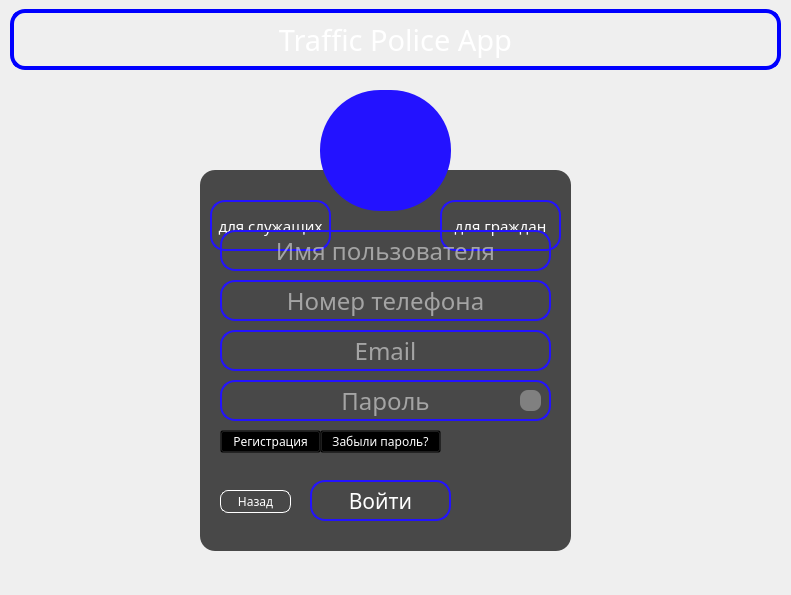
<?xml version="1.0" encoding="UTF-8"?>
<ui version="4.0">
 <class>Menu</class>
 <widget class="QMainWindow" name="Menu">
  <property name="geometry">
   <rect>
    <x>0</x>
    <y>0</y>
    <width>791</width>
    <height>595</height>
   </rect>
  </property>
  <property name="cursor">
   <cursorShape>ArrowCursor</cursorShape>
  </property>
  <property name="windowTitle">
   <string>Traffic Police</string>
  </property>
  <property name="styleSheet">
   <string notr="true">
#form{
background:url(img/pbg4.jpg)
}

QLabel{
color: white;
}

#forgot_password{
background:transparent;
color:white;
}
#forgot_password:hover{
border-radius:8px;
border: 1px solid red;
color:white;
background: transparent;
}
#show_password{
border-radius:8px;
background:grey;
color:white;
}
#show_password:hover{
border-radius:8px;
border: 1px solid red;
color:white;
background:grey;
}

#back{
background:transparent;
border-radius:8px;
border: 1px solid white;
color:white;
}
#back:hover{
background:transparent;
border-radius:8px;
border: 1px solid red;
color:white;
}

#registration{
background:transparent;
color:white;
}
#registration:hover{
border-radius:8px;
border: 1px solid red;
color:white;
background: transparent;
}

#enter_background{
background: rgba(0,0,0,0.7);
border-radius:15px;
}
#registration_frame{
background: rgba(0,0,0,0.7);
border-radius:15px;
}
#icon{
background:#2312ff;
border-radius: 60px;
}

QLineEdit{
background:transparent;
border:2px solid #2312ff;
border-radius:15px;
color:white;
}
QLineEdit:focus{
background:transparent;
border:2px solid red;
border-radius:15px;
color:white;
}
#enter{
border-radius:15px;
color:white;
border:2px solid #2312ff;
background:transparent;
}
#enter:hover{
border-radius:15px;
border:2px solid red;
color:white;
background: transparent;
}
#title{
color:white;
border:4px solid blue;
border-radius:15px;
}
#employee{
background:transparent;
border:2px solid #2312ff;
border-radius:15px;
color:white;
}
#citizen{
background:transparent;
border:2px solid#2312ff;
border-radius:15px;
color:white;
}
#employee:hover{
border-radius:15px;
border:2px solid red;
color:white;
background: transparent;
}
#citizen:hover{
border-radius:15px;
border:2px solid red;
color:white;
background: transparent;
}
#employee:disabled{
border-radius:15px;
border:2px solid red;
color:white;
background: transparent;
}
#citizen:disabled{
border-radius:15px;
border:2px solid red;
color:white;
background: transparent;
}





</string>
  </property>
  <widget class="QWidget" name="form">
   <widget class="QLabel" name="title">
    <property name="geometry">
     <rect>
      <x>10</x>
      <y>9</y>
      <width>771</width>
      <height>61</height>
     </rect>
    </property>
    <property name="font">
     <font>
      <family>Century Gothic</family>
      <pointsize>22</pointsize>
     </font>
    </property>
    <property name="frameShape">
     <enum>QFrame::StyledPanel</enum>
    </property>
    <property name="frameShadow">
     <enum>QFrame::Sunken</enum>
    </property>
    <property name="lineWidth">
     <number>20</number>
    </property>
    <property name="text">
     <string>Traffic Police App</string>
    </property>
    <property name="textFormat">
     <enum>Qt::AutoText</enum>
    </property>
    <property name="scaledContents">
     <bool>false</bool>
    </property>
    <property name="alignment">
     <set>Qt::AlignCenter</set>
    </property>
   </widget>
   <widget class="QFrame" name="enter_background">
    <property name="geometry">
     <rect>
      <x>200</x>
      <y>170</y>
      <width>371</width>
      <height>381</height>
     </rect>
    </property>
    <property name="frameShape">
     <enum>QFrame::StyledPanel</enum>
    </property>
    <property name="frameShadow">
     <enum>QFrame::Raised</enum>
    </property>
    <widget class="QLineEdit" name="password_line">
     <property name="geometry">
      <rect>
       <x>20</x>
       <y>210</y>
       <width>331</width>
       <height>41</height>
      </rect>
     </property>
     <property name="font">
      <font>
       <family>Century Gothic</family>
       <pointsize>18</pointsize>
      </font>
     </property>
     <property name="text">
      <string/>
     </property>
     <property name="maxLength">
      <number>20</number>
     </property>
     <property name="echoMode">
      <enum>QLineEdit::Password</enum>
     </property>
     <property name="alignment">
      <set>Qt::AlignCenter</set>
     </property>
     <property name="placeholderText">
      <string>Пароль</string>
     </property>
    </widget>
    <widget class="QLineEdit" name="login_line">
     <property name="geometry">
      <rect>
       <x>20</x>
       <y>160</y>
       <width>331</width>
       <height>41</height>
      </rect>
     </property>
     <property name="font">
      <font>
       <family>Century Gothic</family>
       <pointsize>18</pointsize>
      </font>
     </property>
     <property name="cursor">
      <cursorShape>IBeamCursor</cursorShape>
     </property>
     <property name="alignment">
      <set>Qt::AlignCenter</set>
     </property>
     <property name="placeholderText">
      <string>Email</string>
     </property>
    </widget>
    <widget class="QPushButton" name="enter">
     <property name="geometry">
      <rect>
       <x>110</x>
       <y>310</y>
       <width>141</width>
       <height>41</height>
      </rect>
     </property>
     <property name="font">
      <font>
       <family>Century Gothic</family>
       <pointsize>16</pointsize>
      </font>
     </property>
     <property name="text">
      <string>Войти</string>
     </property>
    </widget>
    <widget class="QPushButton" name="employee">
     <property name="geometry">
      <rect>
       <x>10</x>
       <y>30</y>
       <width>121</width>
       <height>51</height>
      </rect>
     </property>
     <property name="font">
      <font>
       <family>Century Gothic</family>
       <pointsize>11</pointsize>
      </font>
     </property>
     <property name="text">
      <string>для служащих</string>
     </property>
    </widget>
    <widget class="QPushButton" name="citizen">
     <property name="enabled">
      <bool>true</bool>
     </property>
     <property name="geometry">
      <rect>
       <x>240</x>
       <y>30</y>
       <width>121</width>
       <height>51</height>
      </rect>
     </property>
     <property name="font">
      <font>
       <family>Century Gothic</family>
       <pointsize>11</pointsize>
      </font>
     </property>
     <property name="text">
      <string>для граждан</string>
     </property>
    </widget>
    <widget class="QPushButton" name="forgot_password">
     <property name="geometry">
      <rect>
       <x>120</x>
       <y>260</y>
       <width>121</width>
       <height>23</height>
      </rect>
     </property>
     <property name="font">
      <font>
       <family>Century Gothic</family>
       <pointsize>9</pointsize>
      </font>
     </property>
     <property name="text">
      <string>Забыли пароль?</string>
     </property>
    </widget>
    <widget class="QPushButton" name="registration">
     <property name="geometry">
      <rect>
       <x>20</x>
       <y>260</y>
       <width>101</width>
       <height>23</height>
      </rect>
     </property>
     <property name="font">
      <font>
       <family>Century Gothic</family>
       <pointsize>9</pointsize>
      </font>
     </property>
     <property name="text">
      <string>Регистрация</string>
     </property>
    </widget>
    <widget class="QPushButton" name="back">
     <property name="geometry">
      <rect>
       <x>20</x>
       <y>320</y>
       <width>71</width>
       <height>23</height>
      </rect>
     </property>
     <property name="font">
      <font>
       <family>Century Gothic</family>
       <pointsize>9</pointsize>
      </font>
     </property>
     <property name="text">
      <string>Назад</string>
     </property>
    </widget>
    <widget class="QPushButton" name="show_password">
     <property name="geometry">
      <rect>
       <x>320</x>
       <y>220</y>
       <width>21</width>
       <height>21</height>
      </rect>
     </property>
     <property name="font">
      <font>
       <family>Century Gothic</family>
       <pointsize>9</pointsize>
      </font>
     </property>
     <property name="text">
      <string/>
     </property>
    </widget>
    <widget class="QLineEdit" name="username">
     <property name="geometry">
      <rect>
       <x>20</x>
       <y>60</y>
       <width>331</width>
       <height>41</height>
      </rect>
     </property>
     <property name="font">
      <font>
       <family>Century Gothic</family>
       <pointsize>18</pointsize>
      </font>
     </property>
     <property name="cursor">
      <cursorShape>IBeamCursor</cursorShape>
     </property>
     <property name="alignment">
      <set>Qt::AlignCenter</set>
     </property>
     <property name="placeholderText">
      <string>Имя пользователя</string>
     </property>
    </widget>
    <widget class="QLineEdit" name="phone">
     <property name="geometry">
      <rect>
       <x>20</x>
       <y>110</y>
       <width>331</width>
       <height>41</height>
      </rect>
     </property>
     <property name="font">
      <font>
       <family>Century Gothic</family>
       <pointsize>18</pointsize>
      </font>
     </property>
     <property name="cursor">
      <cursorShape>IBeamCursor</cursorShape>
     </property>
     <property name="alignment">
      <set>Qt::AlignCenter</set>
     </property>
     <property name="placeholderText">
      <string>Номер телефона</string>
     </property>
    </widget>
    <widget class="QLabel" name="message">
     <property name="geometry">
      <rect>
       <x>20</x>
       <y>360</y>
       <width>341</width>
       <height>20</height>
      </rect>
     </property>
     <property name="font">
      <font>
       <family>Times New Roman</family>
      </font>
     </property>
     <property name="text">
      <string/>
     </property>
     <property name="alignment">
      <set>Qt::AlignCenter</set>
     </property>
    </widget>
   </widget>
   <widget class="QToolButton" name="icon">
    <property name="geometry">
     <rect>
      <x>320</x>
      <y>90</y>
      <width>131</width>
      <height>121</height>
     </rect>
    </property>
    <property name="text">
     <string/>
    </property>
    <property name="icon">
     <iconset>
      <normaloff>:/img/question.png</normaloff>:/img/question.png</iconset>
    </property>
    <property name="iconSize">
     <size>
      <width>80</width>
      <height>80</height>
     </size>
    </property>
   </widget>
  </widget>
 </widget>
 <resources/>
 <connections/>
</ui>
